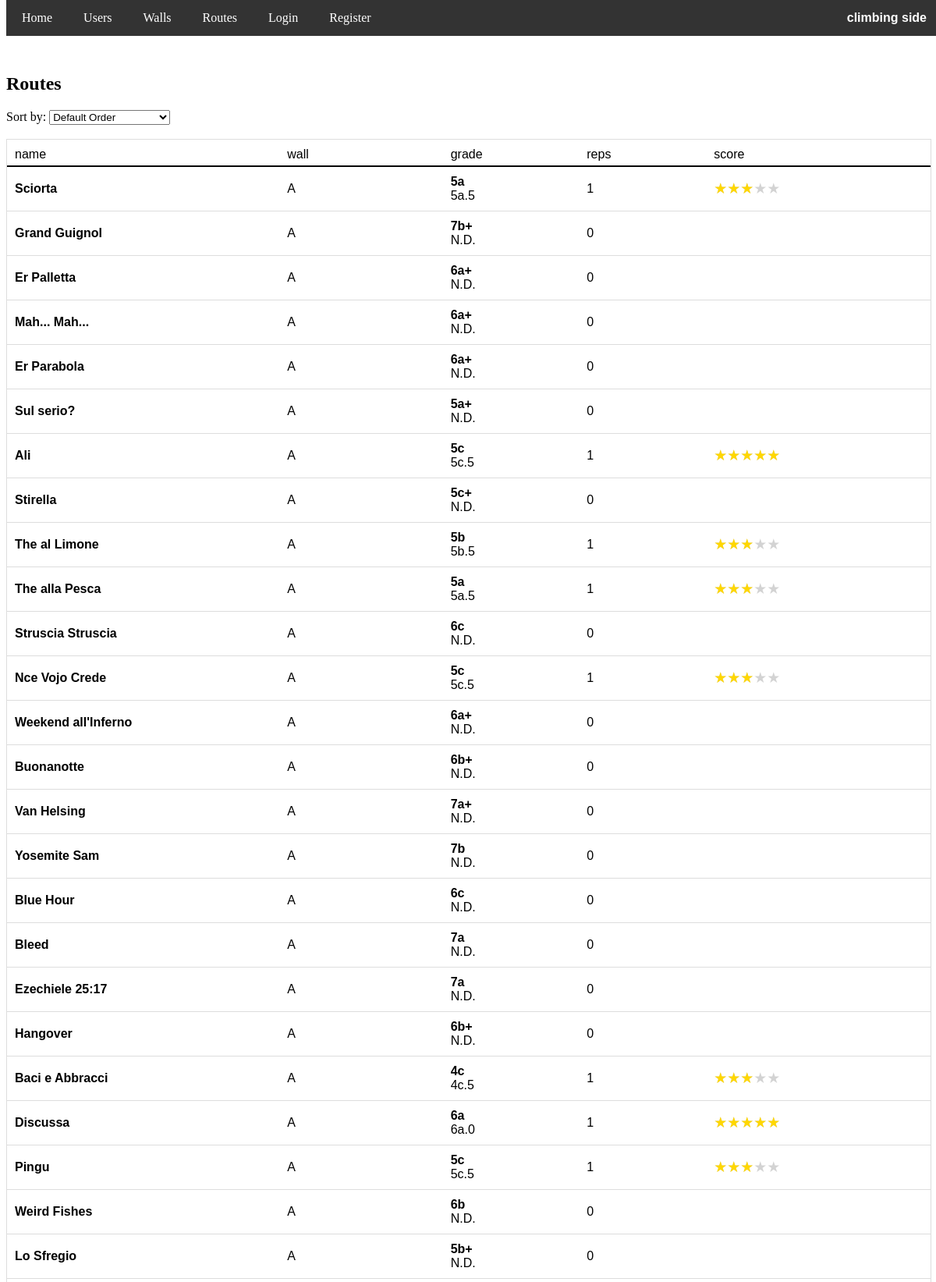
/routes (upper part), run on the app's committed database.
### app/models.py (models this page shows, shortened)
class Route(db.Model):
    id = db.Column(db.Integer, primary_key=True)
    name = db.Column(db.String(100), nullable=False)
    grade = db.Column(db.String(3), nullable=False)
    wall_id = db.Column(db.Integer, db.ForeignKey('wall.id'), nullable=False)
    image_file = db.Column(db.String(255), nullable=True)

### app/routes.py (the view)
@routes.route('/routes')
def routes_list():
    sort_order = request.args.get('sort', 'default')
    base_query = db.session.query(
        Route,
        func.count(user_route.c.route_id).label('repetitions'),
        func.coalesce(func.avg(user_route.c.score), 0).label('avg_score'),
        func.coalesce(func.avg(user_route.c.proposed_grade), -1).label('avg_proposed_grade')
    ).outerjoin(user_route, Route.id == user_route.c.route_id) \
     .group_by(Route.id)
    if sort_order == 'asc':
        routes = base_query.order_by(Route.grade).all()
    elif sort_order == 'desc':
        routes = base_query.order_by(desc(Route.grade)).all()
    elif sort_order == 'repetitions':
        routes = base_query.order_by(func.count(user_route.c.route_id).desc()).all()
    elif sort_order == 'avg_score':
        routes = base_query.order_by(func.coalesce(func.avg(user_route.c.score), 0).desc()).all()
    elif sort_order == 'alph':
        routes = base_query.order_by(func.lower(Route.name)).all()
    else:
        routes = base_query.order_by(Route.id).all()
    routes_list = []
    for route, repetitions, avg_score, avg_proposed_grade in routes:
        user_has_done = False
        if current_user.is_authenticated:
            user_has_done = db.session.query(user_route).filter_by(
                user_id=current_user.id,
                route_id=route.id
            ).count() > 0
        route_data = {
            'id': route.id,
            'name': route.name,
            'wall_id': route.wall_id,
            'wall': route.wall.name,
            'grade': route.grade,
            'repetitions': repetitions,
            'avg_score': avg_score,
            'avg_proposed_grade': display_grade_backend(avg_proposed_grade),
            'done': user_has_done
        }
        routes_list.append(route_data)
    allroutes = Route.query.all()
    nroutes=len(allroutes)
    grades = [route.grade for route in allroutes]
    french_grades = [
    "4a", "4a+", "4b", "4b+", "4c", "4c+",
    "5a", "5a+", "5b", "5b+", "5c", "5c+",
    "6a", "6a+", "6b", "6b+", "6c", "6c+",
    "7a", "7a+", "7b", "7b+", "7c", "7c+",
    "8a", "8a+", "8b", "8b+", "8c", "8c+",
    "9a", "9a+", "9b", "9b+", "9c"
    ]
    grade_frequencies = dict(Counter(grades))
    grade_distribution = {grade: grade_frequencies.get(grade, 0) for grade in french_grades}
    return render_template('routes/routes_list.html', routes=routes_list, sort_order=sort_order, grade_distribution=grade_distribution, nroutes=nroutes)

### app/templates/routes/routes_list.html (shortened to what this page needs)
<!DOCTYPE html>
<html lang="en">
<head>
    <link rel="stylesheet" href="{{ url_for('static', filename='styles.css') }}">
</head>
<body>
    {% if current_user.is_authenticated %}
        <div class="navbar" id="myNavbar">
            <span class="navbar-right"><b>climbing side</b></span>
            <a href="{{ url_for('home.homepage') }}">Home</a>
            <a href="{{ url_for('users.users_list') }}">Users</a>
            <a href="{{ url_for('routes.walls_list') }}">Walls</a>
            <a href="{{ url_for('routes.routes_list') }}">Routes</a>
            <a href="{{ url_for('users.user_page', user_id=current_user.id) }}">Profile</a>
            <a href="{{ url_for('users.logout') }}" onclick="return confirmLogout()" >Logout</a>
            <a href="javascript:void(0);" class="icon" onclick="toggleMenu()">&#9776;</a>
        </div>
    {% else %}
        <div class="navbar" id="myNavbar">
            <span class="navbar-right"><b>climbing side</b></span>
            <a href="{{ url_for('home.homepage') }}">Home</a>
            <a href="{{ url_for('users.users_list') }}">Users</a>
            <a href="{{ url_for('routes.walls_list') }}">Walls</a>
            <a href="{{ url_for('routes.routes_list') }}">Routes</a>
            <a href="{{ url_for('users.login') }}" >Login</a>
            <a href="{{ url_for('users.register') }}" >Register</a>
        </div>
    {% endif %}
    <br>
    <br>
    <div class="content">
    <h2>Routes</h2>
    <div>
        <label for="sort">Sort by:</label>
        <select id="sort" name="sort" onchange="window.location.href = '?sort=' + this.value;">
            <option value="default" {% if sort_order == 'default' %}selected{% endif %}>Default Order</option>
        </select>
    </div>
    <br>
    {% if routes %}
        <div class="table" style="font-family: Verdana, sans-serif;">
            <div class="row" style="border-bottom: 2px solid black; padding-bottom: 5px;">
                <span style="flex-basis: 28%;"> name </span>
                <span style="flex-basis: 2%;"> </span>
                <span style="flex-basis: 18%;"> wall </span>
                <span style="flex-basis: 15%;"> grade </span>
                <span style="flex-basis: 14%;"> reps </span>
                <span style="flex-basis: 23%;"> score </span>
            </div>
            {% for route in routes %}
                <div class="row" style = "display: flex; align-items: center; {% if route.done %} background-color: rgba(255, 240, 0, 0.4); {% endif %} ">
                    <a href="{{ url_for('routes.route_page', route_id=route.id) }}" class="link6" style="flex-basis: 28%; overflow-wrap: anywhere; word-break: normal;"><strong>{{ route.name }} </strong></a>
                    <a href="{{ url_for('routes.wall_page', wall_id=route.wall_id) }}" class="link6" style="flex-basis: 18%; font-weight: normal;">{{ route.wall }} </a>
                    <span style="flex-basis: 15%;"> <strong>{{ route.grade }}</strong> <br> {{ route.avg_proposed_grade }}  </span>
                    <span style="flex-basis: 14%;"> {{ route.repetitions }} </span>
                    {% if route.avg_score != 0 %}
                        <span style="flex-basis: 23%;"> <span id="{{ route.id}}" class="star-container" style="--filled-star-width: {{route.avg_score *100/5}}%">★★★★★</span> </span>
                    {% else %}
                        <span style="flex-basis: 23%;"> </span>
                    {% endif %}
                </div>
            {% endfor %}
        </div>
    {% else %}
        <p>No Routes found.</p>
    {% endif %}
    <br>
    <br>
    <br>
    <br>
    <br>
    <br>
    <br>
    <br>
    <br>
    <br>
    <br>
    </div>
</body>
</html>

### app/static/styles.css (style rules this page uses)
.link6 { color: black; font-weight: bold; text-decoration: none; }
.navbar { background-color: #333; overflow: hidden; position: fixed; top: 0; width: 100%; z-index: 9999; }
.navbar a { float: left; display: block; color: white; text-align: center; padding: 14px 20px; text-decoration: none; }
.navbar-right { float: right; color: white; padding: 14px 20px; text-align: center; font-family: Verdana, sans-serif; }
.content { padding-top: 30px; }
.star-container { position: relative; display: inline-block; font-size: 19px; color: lightgray; }
.star-container::before { content: '★★★★★'; position: absolute; top: 0; left: 0; width: var(--filled-star-width, 0%); color: gold; overflow: hidden; }

### app/templates/routes/routes_list.html (style rules this page uses)
.table { display: flex; flex-direction: column; width: 100%; border: 1px solid #ddd; }
.row { display: flex; padding: 10px; border-bottom: 1px solid #ddd; }
.row a { flex-basis: 25%; }
.row span { flex-basis: 20%; text-align: left; }

### data on the page
Route: name "Sciorta", wall "A", grade "5a", avg_proposed_grade "5a.5", repetitions "1", {{ route.avg_score *100/5 }} 60.0 (drawn)
Route: name "Grand Guignol", wall "A", grade "7b+", avg_proposed_grade "N.D.", repetitions "0"
Route: name "Er Palletta", wall "A", grade "6a+", avg_proposed_grade "N.D.", repetitions "0"
Route: name "Mah... Mah...", wall "A", grade "6a+", avg_proposed_grade "N.D.", repetitions "0"
Route: name "Er Parabola", wall "A", grade "6a+", avg_proposed_grade "N.D.", repetitions "0"
Route: name "Sul serio?", wall "A", grade "5a+", avg_proposed_grade "N.D.", repetitions "0"
Route: name "Ali", wall "A", grade "5c", avg_proposed_grade "5c.5", repetitions "1", {{ route.avg_score *100/5 }} 100.0 (drawn)
Route: name "Stirella", wall "A", grade "5c+", avg_proposed_grade "N.D.", repetitions "0"
Route: name "The al Limone", wall "A", grade "5b", avg_proposed_grade "5b.5", repetitions "1", {{ route.avg_score *100/5 }} 60.0 (drawn)
Route: name "The alla Pesca", wall "A", grade "5a", avg_proposed_grade "5a.5", repetitions "1", {{ route.avg_score *100/5 }} 60.0 (drawn)
Route: name "Struscia Struscia", wall "A", grade "6c", avg_proposed_grade "N.D.", repetitions "0"
Route: name "Nce Vojo Crede", wall "A", grade "5c", avg_proposed_grade "5c.5", repetitions "1", {{ route.avg_score *100/5 }} 60.0 (drawn)
Route: name "Weekend all'Inferno", wall "A", grade "6a+", avg_proposed_grade "N.D.", repetitions "0"
Route: name "Buonanotte", wall "A", grade "6b+", avg_proposed_grade "N.D.", repetitions "0"
Route: name "Van Helsing", wall "A", grade "7a+", avg_proposed_grade "N.D.", repetitions "0"
Route: name "Yosemite Sam", wall "A", grade "7b", avg_proposed_grade "N.D.", repetitions "0"
Route: name "Blue Hour", wall "A", grade "6c", avg_proposed_grade "N.D.", repetitions "0"
Route: name "Bleed", wall "A", grade "7a", avg_proposed_grade "N.D.", repetitions "0"
Route: name "Ezechiele 25:17", wall "A", grade "7a", avg_proposed_grade "N.D.", repetitions "0"
Route: name "Hangover", wall "A", grade "6b+", avg_proposed_grade "N.D.", repetitions "0"
Route: name "Baci e Abbracci", wall "A", grade "4c", avg_proposed_grade "4c.5", repetitions "1", {{ route.avg_score *100/5 }} 60.0 (drawn)
Route: name "Discussa", wall "A", grade "6a", avg_proposed_grade "6a.0", repetitions "1", {{ route.avg_score *100/5 }} 100.0 (drawn)
Route: name "Pingu", wall "A", grade "5c", avg_proposed_grade "5c.5", repetitions "1", {{ route.avg_score *100/5 }} 60.0 (drawn)
Route: name "Weird Fishes", wall "A", grade "6b", avg_proposed_grade "N.D.", repetitions "0"
Route: name "Lo Sfregio", wall "A", grade "5b+", avg_proposed_grade "N.D.", repetitions "0"
